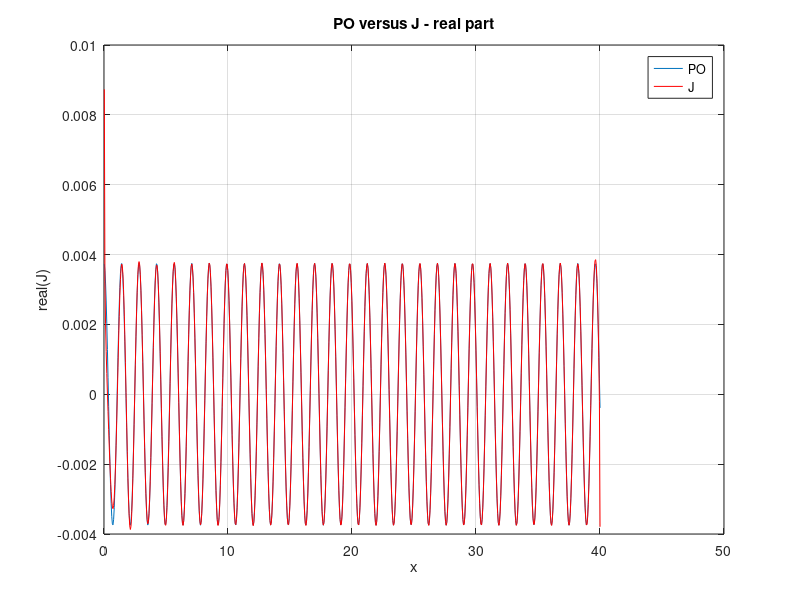
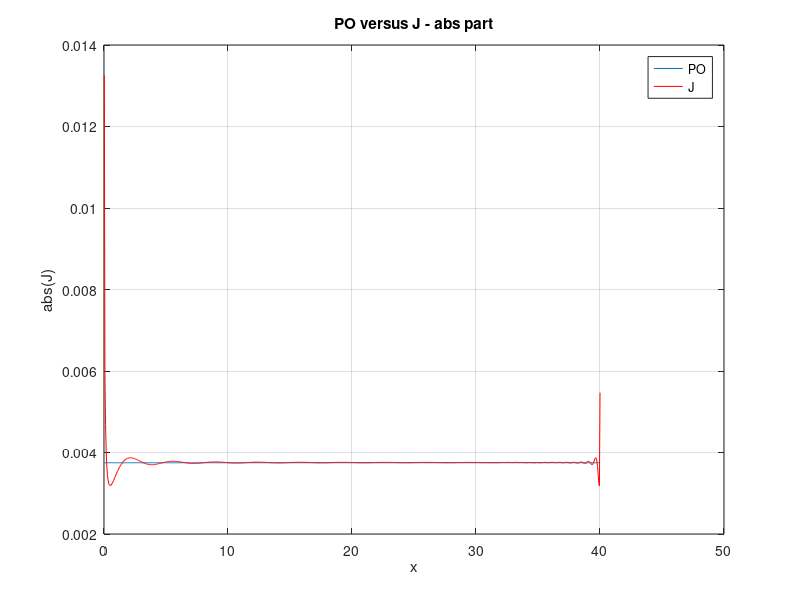
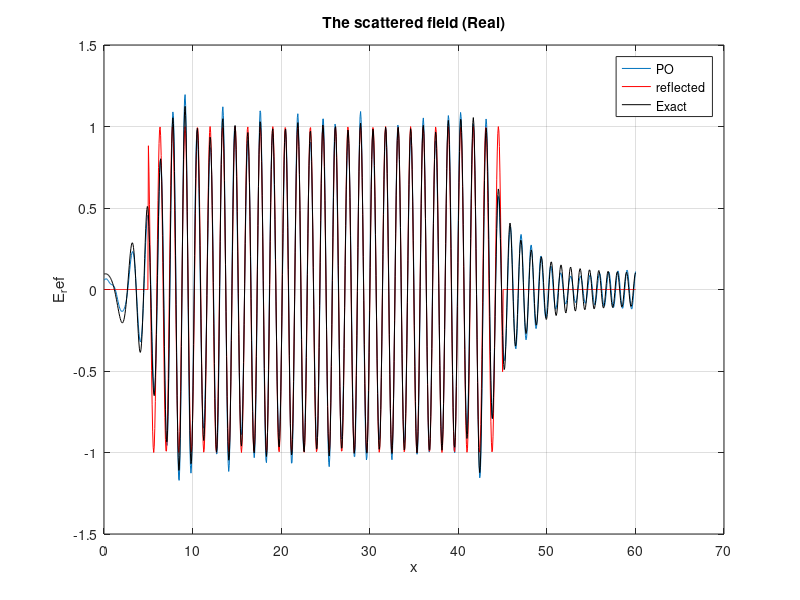

The MATLAB source for these figures, in order:
clc
clear all
close all

%   Code to compute scattering from a strip of width w 
%   2D problem

% Various physical constants and units
MHz = 1.0e6 ; 
epsilon0 = 8.854e-12 ;      % vacuum permittivity
mu0 = 4.0*pi*1.0e-7 ;       % vacuum permeability
c0 = 1/sqrt(epsilon0*mu0) ; % vacuum speed of light
eta = sqrt(mu0/epsilon0) ;  % vacuum impedance

% Basic parameters
E0 = 1 ;                    % amplitude of incident wave equals 1
f = 300*MHz ;               % EM-frequency, TODO: tried with different
                                            % frequencies (30, 30000MHz.)
                                            % Why not matching as well?
% Related constants
omega = 2.0*pi*f ; 
lambda = f/c0  ; 
k0 = 2.0*pi/lambda ;        % vacuum wavenumber  

% We assume a plane wave incident field
% Propagation vector for incoming wave
alpha_i = 3.0*pi/4.0 ;  
ki_vec_x = -k0*cos(alpha_i) ;    % propagation direction is rotated 180 (-1 factor)
ki_vec_y = -k0*sin(alpha_i) ;
% Propagation vector for reflected wave
alpha_r = pi/2.0 - (alpha_i - pi/2.0) ;
kr_vec_x = -k0*cos(alpha_r) ; 
kr_vec_y = -k0*sin(alpha_r) ; 
% Angle of incidence
theta = pi/2.0  - alpha_r ; 

% Strip dimensions
w = 40.0*lambda ; % TODO: confirm why 40 was chosen... Heuristic?
strip_start = 0.0 ; 
strip_end = w ;

% Compute and plot incident fields on surface 
disc_per_wavelength = 20 ;  % TODO: confirm why 20 was chosen... Heuristic?
N = ceil((w/lambda)*disc_per_wavelength) ; 
delta_x = w/N ; 
% Strip runs from (0,0) to (w,0) ; 
for(ct = 1:N) 
    strip_x(ct) = strip_start + (ct-0.5)*delta_x ; 
    strip_y(ct) = 0.0 ; 
    % Incident field at centre ct
    E_inc_z(ct,1) = E0*exp(-j*(ki_vec_x*strip_x(ct) + ki_vec_y*strip_y(ct))) ; 
    % Physical optics current at centre ct
    J_PO_z(ct,1) = -2.0 * ((E0*ki_vec_y)/(omega*mu0)) ...
                   * exp(-j*(ki_vec_x*strip_x(ct) + ki_vec_y*strip_y(ct)));  
end

% Now make the MoM matrix 
% TODO: elaborate a bit on this? Why the 1.781, and what basis functions?
% The diagonal needs us to compute the field from a basis function 
% at the centre of the same basis function. This involves integrating over
% an integrable singularity. So a special case for the diagonal terms
self = -1.0*delta_x*(1.0 - j*(2.0/pi)*log(1.781*k0*delta_x/(4.0*exp(1.0)))) ; 
for(ct1 = 1:N) 
    for(ct2 = 1:N) 
        Rx = strip_x(ct1)  - strip_x(ct2) ; 
        Ry = strip_y(ct1)  - strip_y(ct2) ; 
        R = sqrt(Rx*Rx + Ry*Ry) ;
        the_hank = (besselj(0,k0*R) - j*bessely(0,k0*R)) ; 
        % Off diagonal terms
        if( ct1 ~= ct2) 
            Z(ct1,ct2) = (k0*eta/4.0)*the_hank*delta_x ;
        else
            Z(ct1,ct2) = -(k0*eta/4.0)*self ; % diagonal term
        end
    end
end
J = inv(Z)*E_inc_z ; 

% Now compute the scattered field along a line in the x direction 
y_line = 5*lambda ; 
x_start = 0 ; 
x_end = 1.5*w ; 
no_of_scatter_points  = 1000  ; 
spacing_x = (x_end - x_start)/no_of_scatter_points ; 
for(ct1 = 1:no_of_scatter_points)
    x_point(ct1) = x_start + (ct1-0.5)*spacing_x ;
    y_point(ct1) = y_line ;

    the_PO_field(ct1) = 0.0; 
    the_exact_field(ct1) = 0.0; 

    % Now do the PO sum 
    for(ct2 = 1:N)
        x_diff = strip_x(ct2) - x_point(ct1) ; 
        y_diff = strip_y(ct2) - y_point(ct1) ; 
        R = sqrt(x_diff*x_diff + y_diff*y_diff) ; 
        the_hank = besselj(0,k0*R) - 1j*bessely(0,k0*R) ; 
        the_PO_field(ct1) = the_PO_field(ct1) + the_hank*J_PO_z(ct2)*delta_x ; 
        the_exact_field(ct1) = the_exact_field(ct1) + the_hank*J(ct2)*delta_x ; 
    end
    the_PO_field(ct1) = the_PO_field(ct1)*k0*eta/4 ; 
    the_exact_field(ct1) = the_exact_field(ct1)*k0*eta/4 ; 
    the_ref_field(ct1) =  0.0 ; 
    if( x_point(ct1) > x_start + y_line*tan(theta) ) 
        if( x_point(ct1) < w  + y_line*tan(theta) ) 
            the_ref_field(ct1) = E0*exp( -1j* (kr_vec_x*x_point(ct1) + ...
                                               kr_vec_y*y_point(ct1))) ; 
        end
    end
end

figure
plot(strip_x,real(J_PO_z)) ; 
hold on
plot(strip_x,real(J),'r') ; 
legend('PO','J') ; 
grid on
xlabel('x') ; 
ylabel('real(J)') 
title('PO versus J - real part')  ;

figure
plot(strip_x,abs(J_PO_z)) ; 
hold on
plot(strip_x,abs(J),'r') ; 
legend('PO','J') ; 
grid on
xlabel('x') ; 
ylabel('abs(J)') 
title('PO versus J - abs part')  ;

figure
plot(x_point,real(the_PO_field))
grid on
hold on
plot(x_point,real(the_ref_field),'r')
plot(x_point,real(the_exact_field),'k')
title('The scattered field (Real)')
xlabel('x')
ylabel('E_ref')
legend('PO','reflected','Exact')
